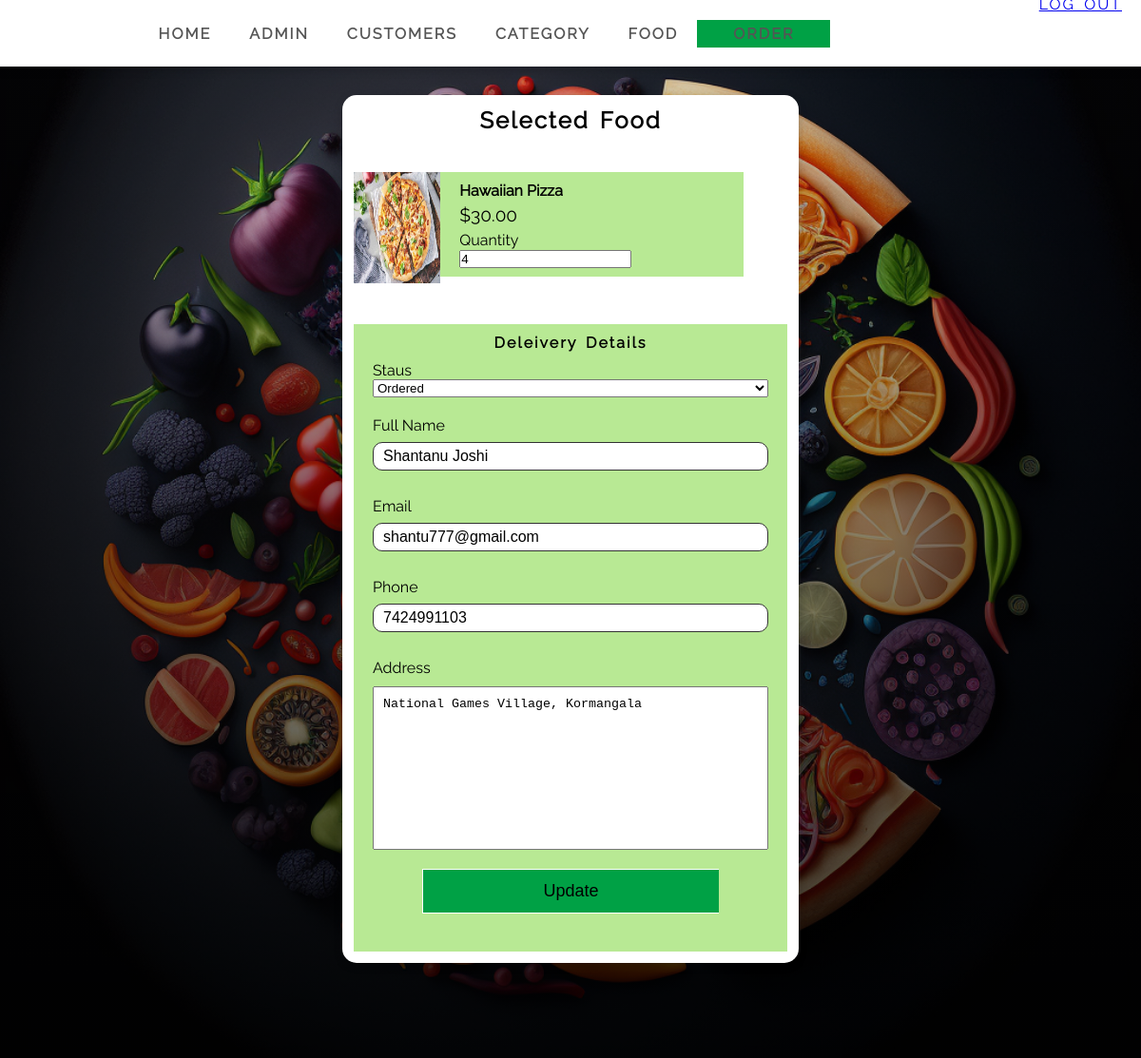
The page /adminPanel/update-orders.php?id=2 (signed in) on the database its author committed.
### tables this page shows
CREATE TABLE `order` (
  id int NOT NULL PRIMARY KEY,
  food varchar(50) NOT NULL,
  price decimal(10,2) NOT NULL,
  qty int NOT NULL,
  total decimal(10,2) NOT NULL DEFAULT 0,
  order_time varchar(10) NOT NULL,
  status varchar(15) NOT NULL,
  customer_name varchar(50) NOT NULL,
  customer_contact varchar(10) NOT NULL,
  customer_email varchar(30) NOT NULL,
  customer_address varchar(55) NOT NULL,
  image_name varchar(30) NOT NULL,
  FOREIGN KEY(food) REFERENCES food(title));

### adminPanel/update-orders.php (the view, shortened to what this page needs)
<?php include "config/connect.php"; ?>
<!DOCTYPE html>
<html lang="en">
<head>
    <link rel="stylesheet" href="../css/main.css">
</head>
<body>
    <nav class="title-letter-space text-uppercase">
        <ul>
            <li><a href="index.php">home</a></li>
            <li><a href="manage-admin.php">admin</a></li>
            <li><a href="manage-customers.php">Customers</a></li>
            <li><a href="manage-category.php">category</a></li>
            <li><a href="manage-food.php">food</a></li>
            <li><a href="manage-order.php">order</a></li>
        </ul>
        <div class="text-center submit logout">
            <a href="logout.php" class="link-btn btn-danger-color">Log out</a>
        </div>
    </nav>
    <?php
    if (isset($_GET['id'])) {
        $food_id = $_GET['id'];
        $sql = "select * from `order` where id=$food_id";
        $res = mysqli_query($conn, $sql);
        if ($res) {
            $count = mysqli_num_rows($res);
            if ($count == 1) {
                $row = mysqli_fetch_assoc($res);
                $title = $row['food'];
                $price = $row['price'];
                $name = $row['customer_name'];
                $image_name = $row['image_name'];
                $email = $row['customer_email'];
                $qty = $row['qty'];
                $phone = $row['customer_contact'];
                $address = $row['customer_address'];
                $status = $row['status'];
            }
        } else {
            header('location:' . INDEXPAGE);
        }
    } else {
        header('location:' . INDEXPAGE);
    }
    ?>
    <div class="details-container">
        <div class="item">
            <div class="info">
                <form action="" method="POST">
                    <h2 class="title-letter-space text-center">Selected Food</h2>
                    <div class="img">
                        <?php
                        if ($image_name == "") {
                            echo "<p>Image not Available.</p>";
                        } else {
                        ?>
                            <img src="<?php echo INDEXPAGE; ?>images/food/<?php echo $image_name; ?>" alt="" required>
                        <?php
                        }
                        ?>
                    </div>
                    <div class="food-menu-desc">
                        <h4><?php echo $title; ?></h4>
                        <p class="food-price">$<?php echo $price; ?></p>
                        <div class="order-label">Quantity</div>
                        <input type="number" name="qty" value="<?php echo $qty; ?>" required>
                    </div>
                    <div class="deleivery-details">
                        <h4 class="title-letter-space text-center">Deleivery Details</h4>
                        <div class="data-input">
                            <label>Staus</label>
                            <select name="status">
                            <option <?php if($status=="Ordered"){echo "selected";} ?> value="Ordered">Ordered</option>
                        </select>
                        </div>
                        <div class="data-input">
                            <label>Full Name</label>
                            <input type="text" name="full-name" placeholder="Enter the name" value="<?php echo $name; ?>" required>
                        </div>
                        <div class="data-input">
                            <label>Email</label>
                            <input type="email" name="email" placeholder="Enter the email" value="<?php echo $email; ?>" required>
                        </div>
                        <div class="data-input">
                            <label>Phone</label>
                            <input type="tel" name="contact" placeholder="Enter the phone" value="<?php echo $phone; ?>" required>
                        </div>
                        <div class="data-input">
                            <label>Address</label>
                            <textarea name="address" id="" cols="30" rows="10" placeholder="Message" required><?php echo $address; ?></textarea>
                        </div>
                        <div class="submit text-center ">
                            <button name="submit">Update</button>
                        </div>
                    </div>
                </form>
            </div>
        </div>
    </div>
</body>
</html>

### css/main.css (style rules this page uses)
* { margin: 0; padding: 0; box-sizing: border-box; scroll-behavior: smooth; user-select: none; }
:root { --primary-color: #00a145; --secondary-color: #dfe4ea; --btn-primary-color: #44bd32; --btn-danger-color: #eb2f06; --btn-add-color: #4a69bd; }
body { font-family: "raleway-regular"; background-color: #f7f7f7; font-size: 16px; }
.text-center { text-align: center; }
.text-uppercase { text-transform: uppercase; }
.title-letter-space { letter-spacing: 2px; word-spacing: 3px; }
nav { position: fixed; top: 0; display: flex; justify-content: center; align-items: center; flex-direction: row; flex-wrap: wrap; background-color: white; width: 100%; height: 70px; z-index: 1; box-shadow: 0 3px 10px rgb(0 0 0 / 0.2); }
ul { display: flex; justify-content: right; list-style: none; margin-right: 15%; }
ul li { padding: 5px; }
ul li a { margin: 15px; color: #000; text-decoration: none; text-transform: uppercase; }
.search input, button { width: 75%; border: 1px solid white; border-right: 0px; font-size: 18px; padding: 12px; background-color: #f7f7f7; color: black; outline: none; }
.food-menu-desc { width: 70%; float: left; padding-left: 50px; }
.food-price { font-size: 1.2rem; margin: 2% 0; }
.details-container { background-image: linear-gradient(rgba(0, 0, 0, 0.1), rgba(0, 0, 0, 0.8)), url(../images/bg3.jpg); height: 100%; display: flex; justify-content: center; align-items: center; padding: 100px 0; background-position: center; background-size: cover; background-attachment: fixed; }
.details-container h2 { margin-bottom: 40px; }
.details-container .item { width: 40%; padding: 1%; background-color: white; border-radius: 15px; box-shadow: 0 3px 10px rgb(0 0 0 / 0.2); }
.food-card img, .details-container .item img { width: 20%; float: left; }
.details-container .item img { width: 20%; height: 117px; }
.details-container .food-menu-desc { background-color: #b8e994; padding: 9.5px 20px; margin-bottom: 10px; }
.deleivery-details h4 { margin-top: 200px; padding: 10px; }
.deleivery-details { background-color: #b8e994; padding: 0px 20px; padding-bottom: 40px; }
.data-input { display: flex; flex-direction: column; margin-bottom: 20px; }
.data-input input { margin: 8px 0; border: 1px solid #333; padding: 5px 10px; outline: none; font-size: 16px; border-radius: 10px; }
textarea { resize: none; margin-top: 10px; padding: 10px; outline: none; }
.submit button { background-color: var(--primary-color); cursor: pointer; }
ul li:last-child { background-color: var(--primary-color); padding-left: 23px; padding-right: 23px; }

### adminPanel/update-orders.php (style rules this page uses)
nav ul li a { font-weight: bold; text-decoration: none; color: #555; }
.logout { position: absolute; top: -5px; right: 20px; cursor: pointer; }

### rows shown on the page
order: image_name (picture), food "Hawaiian Pizza", price "30.00", qty "4", status "Ordered", full-name "Shantanu Joshi", email "shantu777@gmail.com", contact "7424991103", address "National Games Village, Kormangala"
